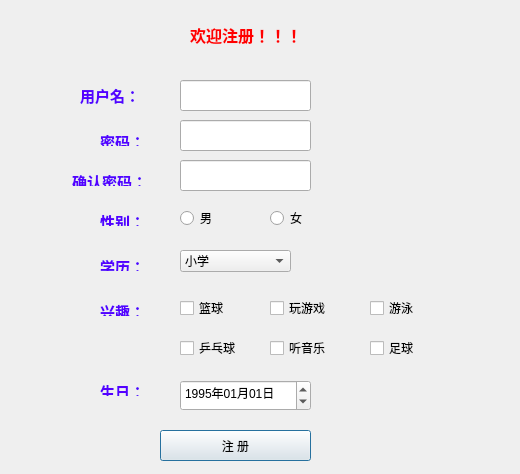
<?xml version="1.0" encoding="UTF-8"?>
<ui version="4.0">
 <class>DiaReg</class>
 <widget class="QDialog" name="DiaReg">
  <property name="geometry">
   <rect>
    <x>0</x>
    <y>0</y>
    <width>520</width>
    <height>474</height>
   </rect>
  </property>
  <property name="windowTitle">
   <string>DiaReg</string>
  </property>
  <widget class="QLineEdit" name="LEUserName">
   <property name="geometry">
    <rect>
     <x>180</x>
     <y>80</y>
     <width>131</width>
     <height>31</height>
    </rect>
   </property>
   <property name="maximumSize">
    <size>
     <width>131</width>
     <height>31</height>
    </size>
   </property>
  </widget>
  <widget class="QLineEdit" name="LEPassWD">
   <property name="geometry">
    <rect>
     <x>180</x>
     <y>120</y>
     <width>131</width>
     <height>31</height>
    </rect>
   </property>
   <property name="maxLength">
    <number>6</number>
   </property>
   <property name="echoMode">
    <enum>QLineEdit::Password</enum>
   </property>
  </widget>
  <widget class="QLineEdit" name="LEPassWD1">
   <property name="geometry">
    <rect>
     <x>180</x>
     <y>160</y>
     <width>131</width>
     <height>31</height>
    </rect>
   </property>
   <property name="maxLength">
    <number>6</number>
   </property>
  </widget>
  <widget class="QLabel" name="label">
   <property name="geometry">
    <rect>
     <x>80</x>
     <y>84</y>
     <width>54</width>
     <height>21</height>
    </rect>
   </property>
   <property name="toolTip">
    <string>&lt;!DOCTYPE HTML PUBLIC &quot;-//W3C//DTD HTML 4.0//EN&quot; &quot;http://www.w3.org/TR/REC-html40/strict.dtd&quot;&gt;
&lt;html&gt;&lt;head&gt;&lt;meta name=&quot;qrichtext&quot; content=&quot;1&quot; /&gt;&lt;style type=&quot;text/css&quot;&gt;
p, li { white-space: pre-wrap; }
&lt;/style&gt;&lt;/head&gt;&lt;body style=&quot; font-family:'SimSun'; font-size:9pt; font-weight:400; font-style:normal;&quot;&gt;
&lt;p align=&quot;center&quot; style=&quot;-qt-paragraph-type:empty; margin-top:0px; margin-bottom:0px; margin-left:0px; margin-right:0px; -qt-block-indent:0; text-indent:0px;&quot;&gt;&lt;/p&gt;&lt;/body&gt;&lt;/html&gt;</string>
   </property>
   <property name="text">
    <string>&lt;!DOCTYPE HTML PUBLIC &quot;-//W3C//DTD HTML 4.0//EN&quot; &quot;http://www.w3.org/TR/REC-html40/strict.dtd&quot;&gt;
&lt;html&gt;&lt;head&gt;&lt;meta name=&quot;qrichtext&quot; content=&quot;1&quot; /&gt;&lt;style type=&quot;text/css&quot;&gt;
p, li { white-space: pre-wrap; }
&lt;/style&gt;&lt;/head&gt;&lt;body style=&quot; font-family:'SimSun'; font-size:9pt; font-weight:400; font-style:normal;&quot;&gt;
&lt;p align=&quot;center&quot; style=&quot; margin-top:0px; margin-bottom:0px; margin-left:0px; margin-right:0px; -qt-block-indent:0; text-indent:0px;&quot;&gt;&lt;span style=&quot; font-size:11pt; font-weight:600; color:#5500ff;&quot;&gt;用户名：&lt;/span&gt;&lt;/p&gt;&lt;/body&gt;&lt;/html&gt;</string>
   </property>
  </widget>
  <widget class="QLabel" name="label_2">
   <property name="geometry">
    <rect>
     <x>100</x>
     <y>130</y>
     <width>41</width>
     <height>16</height>
    </rect>
   </property>
   <property name="text">
    <string>&lt;!DOCTYPE HTML PUBLIC &quot;-//W3C//DTD HTML 4.0//EN&quot; &quot;http://www.w3.org/TR/REC-html40/strict.dtd&quot;&gt;
&lt;html&gt;&lt;head&gt;&lt;meta name=&quot;qrichtext&quot; content=&quot;1&quot; /&gt;&lt;style type=&quot;text/css&quot;&gt;
p, li { white-space: pre-wrap; }
&lt;/style&gt;&lt;/head&gt;&lt;body style=&quot; font-family:'SimSun'; font-size:9pt; font-weight:400; font-style:normal;&quot;&gt;
&lt;p align=&quot;center&quot; style=&quot; margin-top:0px; margin-bottom:0px; margin-left:0px; margin-right:0px; -qt-block-indent:0; text-indent:0px;&quot;&gt;&lt;span style=&quot; font-size:11pt; font-weight:600; color:#5500ff;&quot;&gt;密码：&lt;/span&gt;&lt;/p&gt;&lt;/body&gt;&lt;/html&gt;</string>
   </property>
  </widget>
  <widget class="QLabel" name="label_3">
   <property name="geometry">
    <rect>
     <x>69</x>
     <y>170</y>
     <width>81</width>
     <height>16</height>
    </rect>
   </property>
   <property name="text">
    <string>&lt;!DOCTYPE HTML PUBLIC &quot;-//W3C//DTD HTML 4.0//EN&quot; &quot;http://www.w3.org/TR/REC-html40/strict.dtd&quot;&gt;
&lt;html&gt;&lt;head&gt;&lt;meta name=&quot;qrichtext&quot; content=&quot;1&quot; /&gt;&lt;style type=&quot;text/css&quot;&gt;
p, li { white-space: pre-wrap; }
&lt;/style&gt;&lt;/head&gt;&lt;body style=&quot; font-family:'SimSun'; font-size:9pt; font-weight:400; font-style:normal;&quot;&gt;
&lt;p align=&quot;center&quot; style=&quot; margin-top:0px; margin-bottom:0px; margin-left:0px; margin-right:0px; -qt-block-indent:0; text-indent:0px;&quot;&gt;&lt;span style=&quot; font-size:11pt; font-weight:600; color:#5500ff;&quot;&gt;确认密码：&lt;/span&gt;&lt;/p&gt;&lt;/body&gt;&lt;/html&gt;</string>
   </property>
  </widget>
  <widget class="QLabel" name="label_4">
   <property name="geometry">
    <rect>
     <x>100</x>
     <y>210</y>
     <width>41</width>
     <height>16</height>
    </rect>
   </property>
   <property name="text">
    <string>&lt;!DOCTYPE HTML PUBLIC &quot;-//W3C//DTD HTML 4.0//EN&quot; &quot;http://www.w3.org/TR/REC-html40/strict.dtd&quot;&gt;
&lt;html&gt;&lt;head&gt;&lt;meta name=&quot;qrichtext&quot; content=&quot;1&quot; /&gt;&lt;style type=&quot;text/css&quot;&gt;
p, li { white-space: pre-wrap; }
&lt;/style&gt;&lt;/head&gt;&lt;body style=&quot; font-family:'SimSun'; font-size:9pt; font-weight:400; font-style:normal;&quot;&gt;
&lt;p align=&quot;center&quot; style=&quot; margin-top:0px; margin-bottom:0px; margin-left:0px; margin-right:0px; -qt-block-indent:0; text-indent:0px;&quot;&gt;&lt;span style=&quot; font-size:11pt; font-weight:600; color:#5500ff;&quot;&gt;性别：&lt;/span&gt;&lt;/p&gt;&lt;/body&gt;&lt;/html&gt;</string>
   </property>
  </widget>
  <widget class="QRadioButton" name="rbMan">
   <property name="geometry">
    <rect>
     <x>180</x>
     <y>210</y>
     <width>41</width>
     <height>16</height>
    </rect>
   </property>
   <property name="text">
    <string>男</string>
   </property>
  </widget>
  <widget class="QRadioButton" name="rbWeman">
   <property name="geometry">
    <rect>
     <x>270</x>
     <y>210</y>
     <width>41</width>
     <height>16</height>
    </rect>
   </property>
   <property name="text">
    <string>女</string>
   </property>
  </widget>
  <widget class="QComboBox" name="cbDegree">
   <property name="geometry">
    <rect>
     <x>180</x>
     <y>250</y>
     <width>111</width>
     <height>22</height>
    </rect>
   </property>
   <item>
    <property name="text">
     <string>小学</string>
    </property>
   </item>
   <item>
    <property name="text">
     <string>初中</string>
    </property>
   </item>
   <item>
    <property name="text">
     <string>高中</string>
    </property>
   </item>
  </widget>
  <widget class="QLabel" name="label_5">
   <property name="geometry">
    <rect>
     <x>100</x>
     <y>255</y>
     <width>41</width>
     <height>16</height>
    </rect>
   </property>
   <property name="text">
    <string>&lt;!DOCTYPE HTML PUBLIC &quot;-//W3C//DTD HTML 4.0//EN&quot; &quot;http://www.w3.org/TR/REC-html40/strict.dtd&quot;&gt;
&lt;html&gt;&lt;head&gt;&lt;meta name=&quot;qrichtext&quot; content=&quot;1&quot; /&gt;&lt;style type=&quot;text/css&quot;&gt;
p, li { white-space: pre-wrap; }
&lt;/style&gt;&lt;/head&gt;&lt;body style=&quot; font-family:'SimSun'; font-size:9pt; font-weight:400; font-style:normal;&quot;&gt;
&lt;p align=&quot;center&quot; style=&quot; margin-top:0px; margin-bottom:0px; margin-left:0px; margin-right:0px; -qt-block-indent:0; text-indent:0px;&quot;&gt;&lt;span style=&quot; font-size:11pt; font-weight:600; color:#5500ff;&quot;&gt;学历：&lt;/span&gt;&lt;/p&gt;&lt;/body&gt;&lt;/html&gt;</string>
   </property>
  </widget>
  <widget class="QLabel" name="label_6">
   <property name="geometry">
    <rect>
     <x>100</x>
     <y>300</y>
     <width>41</width>
     <height>16</height>
    </rect>
   </property>
   <property name="text">
    <string>&lt;!DOCTYPE HTML PUBLIC &quot;-//W3C//DTD HTML 4.0//EN&quot; &quot;http://www.w3.org/TR/REC-html40/strict.dtd&quot;&gt;
&lt;html&gt;&lt;head&gt;&lt;meta name=&quot;qrichtext&quot; content=&quot;1&quot; /&gt;&lt;style type=&quot;text/css&quot;&gt;
p, li { white-space: pre-wrap; }
&lt;/style&gt;&lt;/head&gt;&lt;body style=&quot; font-family:'SimSun'; font-size:9pt; font-weight:400; font-style:normal;&quot;&gt;
&lt;p align=&quot;center&quot; style=&quot; margin-top:0px; margin-bottom:0px; margin-left:0px; margin-right:0px; -qt-block-indent:0; text-indent:0px;&quot;&gt;&lt;span style=&quot; font-size:11pt; font-weight:600; color:#5500ff;&quot;&gt;兴趣：&lt;/span&gt;&lt;/p&gt;&lt;/body&gt;&lt;/html&gt;</string>
   </property>
  </widget>
  <widget class="QCheckBox" name="cbLanQiu">
   <property name="geometry">
    <rect>
     <x>180</x>
     <y>300</y>
     <width>71</width>
     <height>16</height>
    </rect>
   </property>
   <property name="text">
    <string>篮球</string>
   </property>
  </widget>
  <widget class="QCheckBox" name="cbPlay">
   <property name="geometry">
    <rect>
     <x>270</x>
     <y>300</y>
     <width>71</width>
     <height>16</height>
    </rect>
   </property>
   <property name="text">
    <string>玩游戏</string>
   </property>
  </widget>
  <widget class="QCheckBox" name="cbYouyong">
   <property name="geometry">
    <rect>
     <x>370</x>
     <y>300</y>
     <width>71</width>
     <height>16</height>
    </rect>
   </property>
   <property name="text">
    <string>游泳</string>
   </property>
  </widget>
  <widget class="QCheckBox" name="cbPingPang">
   <property name="geometry">
    <rect>
     <x>180</x>
     <y>340</y>
     <width>71</width>
     <height>16</height>
    </rect>
   </property>
   <property name="text">
    <string>乒乓球</string>
   </property>
  </widget>
  <widget class="QCheckBox" name="cbMusic">
   <property name="geometry">
    <rect>
     <x>270</x>
     <y>340</y>
     <width>71</width>
     <height>16</height>
    </rect>
   </property>
   <property name="text">
    <string>听音乐</string>
   </property>
  </widget>
  <widget class="QCheckBox" name="cbFootBall">
   <property name="geometry">
    <rect>
     <x>370</x>
     <y>340</y>
     <width>71</width>
     <height>16</height>
    </rect>
   </property>
   <property name="text">
    <string>足球</string>
   </property>
  </widget>
  <widget class="QDateEdit" name="DEBirth">
   <property name="geometry">
    <rect>
     <x>180</x>
     <y>380</y>
     <width>131</width>
     <height>31</height>
    </rect>
   </property>
   <property name="displayFormat">
    <string>yyyy年MM月dd日</string>
   </property>
   <property name="date">
    <date>
     <year>1995</year>
     <month>1</month>
     <day>1</day>
    </date>
   </property>
  </widget>
  <widget class="QPushButton" name="pbtReg">
   <property name="geometry">
    <rect>
     <x>160</x>
     <y>430</y>
     <width>151</width>
     <height>31</height>
    </rect>
   </property>
   <property name="text">
    <string>注 册</string>
   </property>
  </widget>
  <widget class="QLabel" name="label_7">
   <property name="geometry">
    <rect>
     <x>100</x>
     <y>380</y>
     <width>41</width>
     <height>16</height>
    </rect>
   </property>
   <property name="text">
    <string>&lt;!DOCTYPE HTML PUBLIC &quot;-//W3C//DTD HTML 4.0//EN&quot; &quot;http://www.w3.org/TR/REC-html40/strict.dtd&quot;&gt;
&lt;html&gt;&lt;head&gt;&lt;meta name=&quot;qrichtext&quot; content=&quot;1&quot; /&gt;&lt;style type=&quot;text/css&quot;&gt;
p, li { white-space: pre-wrap; }
&lt;/style&gt;&lt;/head&gt;&lt;body style=&quot; font-family:'SimSun'; font-size:9pt; font-weight:400; font-style:normal;&quot;&gt;
&lt;p align=&quot;center&quot; style=&quot; margin-top:0px; margin-bottom:0px; margin-left:0px; margin-right:0px; -qt-block-indent:0; text-indent:0px;&quot;&gt;&lt;span style=&quot; font-size:11pt; font-weight:600; color:#5500ff;&quot;&gt;生日：&lt;/span&gt;&lt;/p&gt;&lt;/body&gt;&lt;/html&gt;</string>
   </property>
  </widget>
  <widget class="QLabel" name="label_8">
   <property name="geometry">
    <rect>
     <x>190</x>
     <y>20</y>
     <width>111</width>
     <height>31</height>
    </rect>
   </property>
   <property name="text">
    <string>&lt;!DOCTYPE HTML PUBLIC &quot;-//W3C//DTD HTML 4.0//EN&quot; &quot;http://www.w3.org/TR/REC-html40/strict.dtd&quot;&gt;
&lt;html&gt;&lt;head&gt;&lt;meta name=&quot;qrichtext&quot; content=&quot;1&quot; /&gt;&lt;style type=&quot;text/css&quot;&gt;
p, li { white-space: pre-wrap; }
&lt;/style&gt;&lt;/head&gt;&lt;body style=&quot; font-family:'SimSun'; font-size:9pt; font-weight:400; font-style:normal;&quot;&gt;
&lt;p style=&quot; margin-top:0px; margin-bottom:0px; margin-left:0px; margin-right:0px; -qt-block-indent:0; text-indent:0px;&quot;&gt;&lt;span style=&quot; font-size:12pt; font-weight:600; color:#ff0000;&quot;&gt;欢迎注册！！！&lt;/span&gt;&lt;/p&gt;&lt;/body&gt;&lt;/html&gt;</string>
   </property>
  </widget>
 </widget>
 <layoutdefault spacing="6" margin="11"/>
 <resources/>
 <connections/>
</ui>
